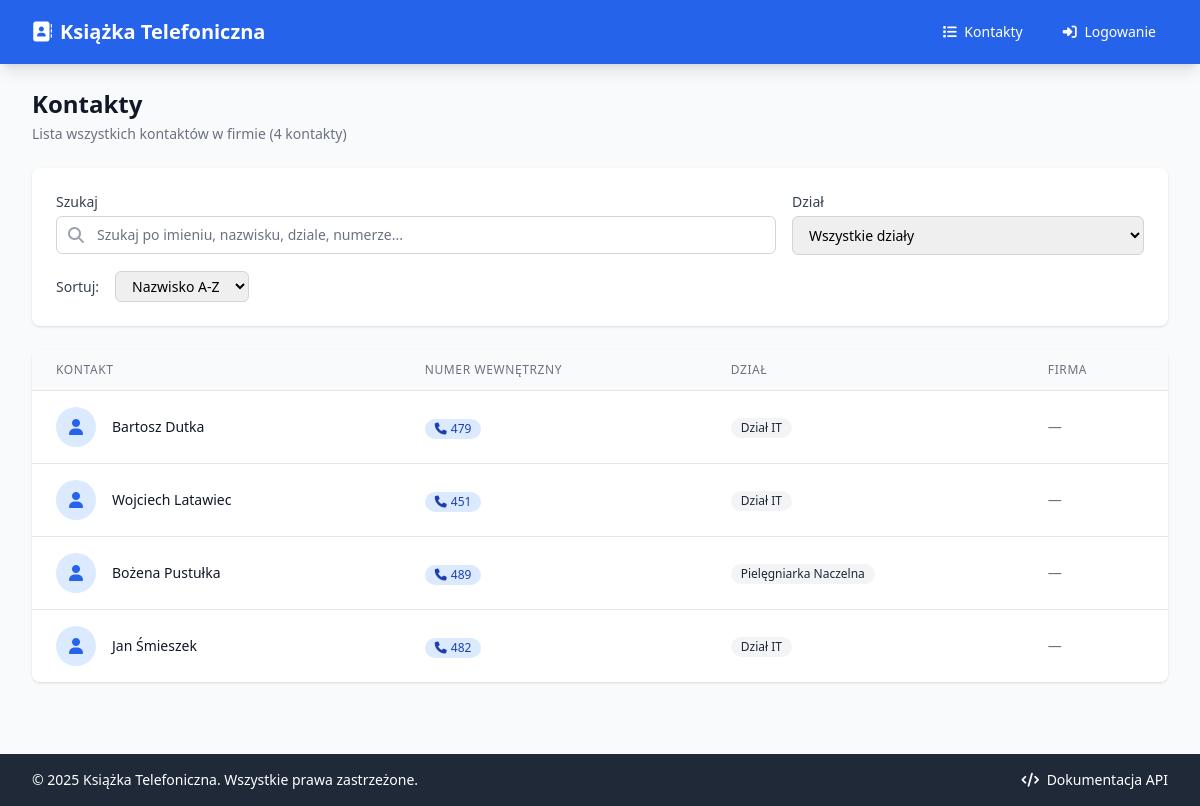
Page /kontakty on the earlier database version.
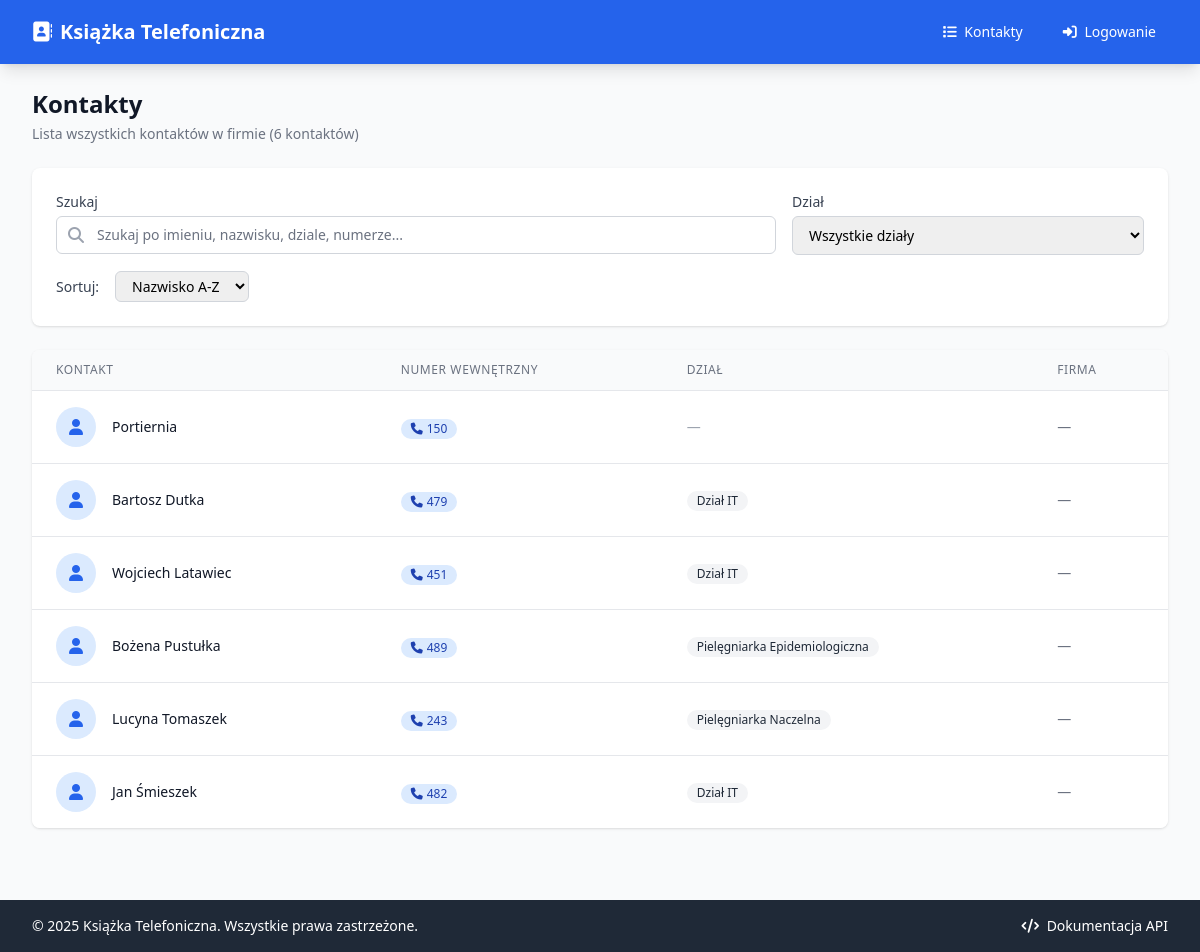
Same page on the later database version.
### app/models/contact.py (models this page shows)
class ContactBase(SQLModel):
    imie: str = Field(description="Imię kontaktu")
    nazwisko: str = Field(description="Nazwisko kontaktu")
    numer_wewnetrzny: str = Field(
        unique=True,
        index=True,
        description="Unikalny numer wewnętrzny firmy"
    )
    dzial: Optional[str] = Field(default=None, index=True, description="Nazwa działu")
    firma: Optional[str] = Field(default=None, description="Nazwa firmy")
    notatki: Optional[str] = Field(default=None, description="Dodatkowe notatki")

class Contact(ContactBase, table=True):
    __tablename__ = "kontakty"
    id: Optional[str] = Field(
        default_factory=lambda: str(uuid.uuid4()),
        primary_key=True,
        description="Unikalny identyfikator kontaktu"
    )
    created_at: datetime = Field(
        default_factory=datetime.utcnow,
        description="Data utworzenia kontaktu"
    )
    updated_at: datetime = Field(
        default_factory=datetime.utcnow,
        description="Data ostatniej modyfikacji"
    )

### app/routers/contacts.py (the view)
@router.get("/kontakty", response_class=HTMLResponse, name="contacts_list")
async def contacts_list(
    request: Request,
    q: Optional[str] = Query(None, description="Wyszukiwana fraza"),
    dzial: Optional[str] = Query(None, description="Filtr po dziale"),
    sort: str = Query("nazwisko_asc", description="Sortowanie"),
    page: int = Query(1, ge=1, description="Numer strony"),
    session: Session = Depends(get_session)
):
    query = select(Contact)
    if q:
        search_term = f"%{q.strip()}%"
        query = query.where(
            or_(
                Contact.imie.contains(search_term),
                Contact.nazwisko.contains(search_term),
                Contact.numer_wewnetrzny.contains(search_term),
                Contact.dzial.contains(search_term),
                Contact.firma.contains(search_term),
                Contact.notatki.contains(search_term)
            )
        )
    if dzial:
        query = query.where(Contact.dzial == dzial)
    if sort == "nazwisko_desc":
        query = query.order_by(Contact.nazwisko.desc())
    elif sort == "dzial_asc":
        query = query.order_by(
            func.coalesce(Contact.dzial, "").asc(),
            Contact.nazwisko.asc()
        )
    elif sort == "data_desc":
        query = query.order_by(Contact.created_at.desc())
    else:  # nazwisko_asc (domyślne)
        query = query.order_by(Contact.nazwisko.asc())
    page_size = 20
    offset = (page - 1) * page_size
    contacts = session.exec(query.offset(offset).limit(page_size)).all()
    count_query = select(func.count(Contact.id))
    if q:
        search_term = f"%{q.strip()}%"
        count_query = count_query.where(
            or_(
                Contact.imie.contains(search_term),
                Contact.nazwisko.contains(search_term),
                Contact.numer_wewnetrzny.contains(search_term),
                Contact.dzial.contains(search_term),
                Contact.firma.contains(search_term),
                Contact.notatki.contains(search_term)
            )
        )
    if dzial:
        count_query = count_query.where(Contact.dzial == dzial)
    total_count = session.exec(count_query).first()
    total_pages = (total_count + page_size - 1) // page_size
    dzialy_query = select(Contact.dzial).where(Contact.dzial.is_not(None)).distinct()
    dzialy = [d for d in session.exec(dzialy_query).all() if d]
    dzialy.sort()
    is_htmx = request.headers.get("HX-Request") == "true"
    user = get_current_user(request)
    if is_htmx:
        return templates.TemplateResponse(
            "contacts/list_partial.html",
            {
                "request": request,
                "contacts": contacts,
                "user": user,
                "q": q or "",
                "dzial": dzial,
                "sort": sort,
                "page": page,
                "total_pages": total_pages,
                "total_count": total_count,
                "dzialy": dzialy,
                "has_prev": page > 1,
                "has_next": page < total_pages,
                "prev_page": page - 1 if page > 1 else None,
                "next_page": page + 1 if page < total_pages else None
            }
        )
    return templates.TemplateResponse(
        "contacts/list.html",
        {
            "request": request,
            "title": "Kontakty - Książka Telefoniczna",
            "contacts": contacts,
            "user": user,
            "q": q or "",
            "dzial": dzial,
            "sort": sort,
            "page": page,
            "total_pages": total_pages,
            "total_count": total_count,
            "dzialy": dzialy,
            "has_prev": page > 1,
            "has_next": page < total_pages,
            "prev_page": page - 1 if page > 1 else None,
            "next_page": page + 1 if page < total_pages else None
        }
    )

### app/templates/contacts/list.html (shortened to what the changed rows need)
{% extends "base.html" %}
{% block content %}
<div class="px-4 sm:px-0">
    <div class="sm:flex sm:items-center sm:justify-between mb-6">
        <div>
            <h1 class="text-2xl font-bold text-gray-900">Kontakty</h1>
            <p class="mt-1 text-sm text-gray-500">
                Lista wszystkich kontaktów w firmie
                {% if total_count %}({{ total_count }} {% if total_count == 1 %}kontakt{% elif total_count < 5 %}kontakty{% else %}kontaktów{% endif %}){% endif %}
            </p>
        </div>
    </div>
    <div id="contacts-container">
        <div id="contacts-list">
            {% include "contacts/list_partial.html" %}
        </div>
    </div>
</div>
{% endblock %}

### app/templates/contacts/list_partial.html (shortened to what this page needs)
<div class="bg-white shadow overflow-hidden sm:rounded-lg">
    {% if contacts %}
        <div class="overflow-x-auto">
            <table class="min-w-full divide-y divide-gray-200">
                <thead class="bg-gray-50">
                    <tr>
                        <th scope="col" class="px-6 py-3 text-left text-xs font-medium text-gray-500 uppercase tracking-wider">
                            Kontakt
                        </th>
                        <th scope="col" class="px-6 py-3 text-left text-xs font-medium text-gray-500 uppercase tracking-wider">
                            Numer wewnętrzny
                        </th>
                        <th scope="col" class="px-6 py-3 text-left text-xs font-medium text-gray-500 uppercase tracking-wider">
                            Dział
                        </th>
                        <th scope="col" class="px-6 py-3 text-left text-xs font-medium text-gray-500 uppercase tracking-wider">
                            Firma
                        </th>
                    </tr>
                </thead>
                <tbody class="bg-white divide-y divide-gray-200">
                    {% for contact in contacts %}
                        <tr class="hover:bg-gray-50">
                            <td class="px-6 py-4 whitespace-nowrap">
                                <div class="flex items-center">
                                    <div class="flex-shrink-0 h-10 w-10">
                                        <div class="h-10 w-10 rounded-full bg-blue-100 flex items-center justify-center">
                                            <i class="fas fa-user text-blue-600"></i>
                                        </div>
                                    </div>
                                    <div class="ml-4">
                                        <div class="text-sm font-medium text-gray-900">
                                            <a href="/kontakty/{{ contact.id }}" class="hover:text-blue-600">
                                                {{ contact.imie }} {{ contact.nazwisko }}
                                            </a>
                                        </div>
                                    </div>
                                </div>
                            </td>
                            <td class="px-6 py-4 whitespace-nowrap">
                                <span class="inline-flex items-center px-2.5 py-0.5 rounded-full text-xs font-medium bg-blue-100 text-blue-800">
                                    <i class="fas fa-phone mr-1"></i>
                                    {{ contact.numer_wewnetrzny }}
                                </span>
                            </td>
                            <td class="px-6 py-4 whitespace-nowrap text-sm text-gray-900">
                                {% if contact.dzial %}
                                    <span class="inline-flex items-center px-2.5 py-0.5 rounded-full text-xs font-medium bg-gray-100 text-gray-800">
                                        {{ contact.dzial }}
                                    </span>
                                {% else %}
                                    <span class="text-gray-400">—</span>
                                {% endif %}
                            </td>
                            <td class="px-6 py-4 whitespace-nowrap text-sm text-gray-500">
                                {{ contact.firma or "—" }}
                            </td>
                        </tr>
                    {% endfor %}
                </tbody>
            </table>
        </div>
    {% endif %}
</div>

Differences in the rows shown:
added Contact: imie "Portiernia", numer_wewnetrzny "150", firma "—"
changed Contact "Bożena": dzial "Pielęgniarka Naczelna" → "Pielęgniarka Epidemiologiczna"
added Contact: imie "Lucyna", nazwisko "Tomaszek", numer_wewnetrzny "243", dzial "Pielęgniarka Naczelna", firma "—"
Other differences:
{{ total_count }}: "4" → "6"
text no longer shown: "kontakty"
text now shown: "kontaktów"
